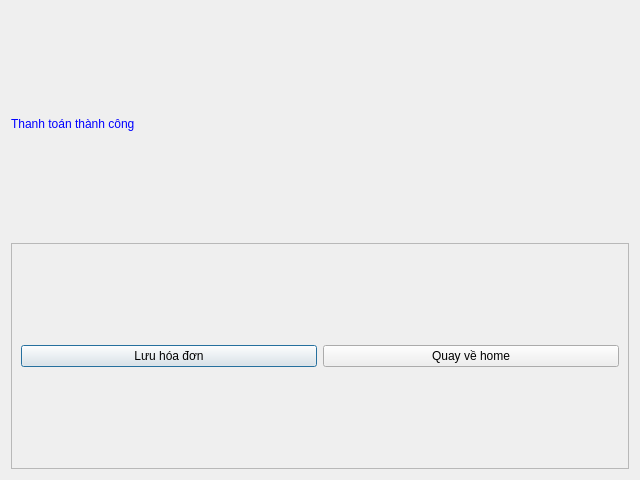
<?xml version="1.0" encoding="UTF-8"?>
<ui version="4.0">
 <class>Dialog</class>
 <widget class="QDialog" name="Dialog">
  <property name="geometry">
   <rect>
    <x>0</x>
    <y>0</y>
    <width>640</width>
    <height>480</height>
   </rect>
  </property>
  <property name="windowTitle">
   <string>Dialog</string>
  </property>
  <property name="styleSheet">
   <string notr="true">font: 20pt &quot;Arial&quot;;</string>
  </property>
  <layout class="QVBoxLayout" name="verticalLayout">
   <item>
    <widget class="QLabel" name="label">
     <property name="styleSheet">
      <string notr="true">font: bold 36pt &quot;Arial&quot;;color:rgb(0, 0, 255)</string>
     </property>
     <property name="text">
      <string>Thanh toán thành công</string>
     </property>
     <property name="wordWrap">
      <bool>true</bool>
     </property>
    </widget>
   </item>
   <item>
    <widget class="QFrame" name="frame">
     <property name="frameShape">
      <enum>QFrame::StyledPanel</enum>
     </property>
     <property name="frameShadow">
      <enum>QFrame::Raised</enum>
     </property>
     <layout class="QHBoxLayout" name="horizontalLayout">
      <item>
       <widget class="QPushButton" name="pushButton">
        <property name="text">
         <string>Lưu hóa đơn</string>
        </property>
       </widget>
      </item>
      <item>
       <widget class="QPushButton" name="pushButton_2">
        <property name="text">
         <string>Quay về home</string>
        </property>
       </widget>
      </item>
     </layout>
    </widget>
   </item>
  </layout>
 </widget>
 <resources/>
 <connections/>
</ui>
